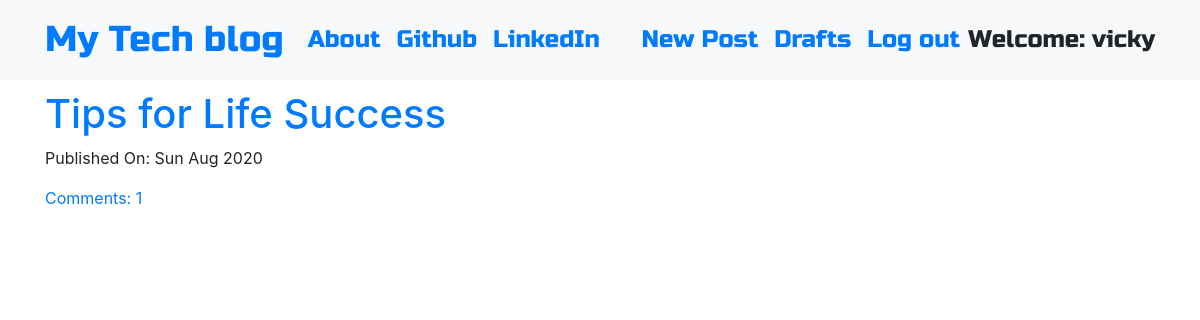
The app's page / (signed in) with its own data.
### blog/models.py (models this page shows, shortened)
class Post(models.Model):
    author = models.ForeignKey('auth.user',on_delete=models.CASCADE)
    title = models.CharField(max_length=200)
    text = models.TextField()
    created_date = models.DateTimeField(default=timezone.now)
    published_date = models.DateTimeField(blank=True,null=True)
    def approve_comments(self):
        return self.comments.filter(approved_comment=True)

### blog/views.py (the view, shortened to what this page needs)
# urls.py: path('',views.PostListView.as_view(),name='post_list'),
class PostListView(ListView):
    model = Post

### blog/templates/blog/post_list.html
{% extends "blog/base.html"%}
{% block content %}
<div class="centerstage">
  {% for post in post_list %}
  <div class="post">
    <h1><a href="{% url 'post_detail' pk=post.pk %}">{{post.title}}</a></h1>
  <div class="date">
    <p>Published On: {{post.published_date|date:"D M Y"}}</p>
  </div>
  <a href="{% url 'post_detail' pk=post.pk %}">Comments: {{post.approve_comments.count}}</a>
  </div>
{% endfor %}
</div>
{% endblock %}

### blog/templates/blog/base.html (shortened to what this page needs)
<!DOCTYPE html>
{% load static %}
<html lang="en" dir="ltr">
  <head>
    <link rel="stylesheet" href="https://stackpath.bootstrapcdn.com/bootstrap/4.1.3/css/bootstrap.min.css"
>
    <link href="https://maxcdn.bootstrapcdn.com/font-awesome/4.7.0/css/font-awesome.min.css" rel="stylesheet">
    <link rel="stylesheet" href="//cdn.jsdelivr.net/medium-editor/latest/css/medium-editor.min.css" type="text/css" media="screen" charset="utf-8">
    <link rel="stylesheet" href="{% static 'css/blog.css' %}">
  </head>
  <body class='loader'>
    <nav class="navbar navbar-expand-lg bg-light techfont">
      <div class="container">
        <div class="navbar-nav align-items-center">
          <a class="navbar-brand bigbrand" href="{% url 'post_list' %}">My Tech blog</a>
          <a class="nav-item nav-link" href="{% url 'about' %}">About</a>
          <a class="nav-item nav-link" href="https://www.github.com">Github</a>
          <a class="nav-item nav-link" href="https://www.linkedin.com">LinkedIn</a>
        </div>
        <div class="navbar-nav align-items-center ml-auto">
          {% if user.is_authenticated %}
            <a class="nav-item nav-link" href="{% url 'post_new' %}">New Post</a>
            <a class="nav-item nav-link" href="{% url 'post_draft_list' %}">Drafts</a>
            <a class="nav-item nav-link" href="{% url 'logout' %}">Log out</a>
            <a >Welcome: {{ user.username }}</a>
          {% else %}
            <a class="nav-item nav-link" href="{% url 'login' %}" aria-label="Login">
              <span class="fa fa-user" aria-hidden="true"></span></a>
          {% endif %}
        </div>
      </div>
    </nav>
          <div class="content container">
              <div class="row">
                  <div class="col-md-8">
                    <div class="blog_posts">
                      {% block content %}
                      {% endblock %}
                    </div>
                  </div>
              </div>
          </div>
  </body>
</html>

### blog/static/css/blog.css (style rules this page uses)
.techfont { font-family: 'Russo One', sans-serif; font-size: 1.5em; margin-bottom: 10px; }
.centerstage { margin-left: auto; margin-right: auto; }
.bigbrand { font-size: 1.5em; }
.loader { filter:hue-rotate(0deg); color: linear-gradient(45deg,#0f8,#08f); animation:hue 5000ms infinite linear; }

### records on screen
Post: title "Tips for Life Success", published_date "Sun Aug 2020", approve_comments.count "1"

### other values on screen
{{ user.username }} "vicky"
